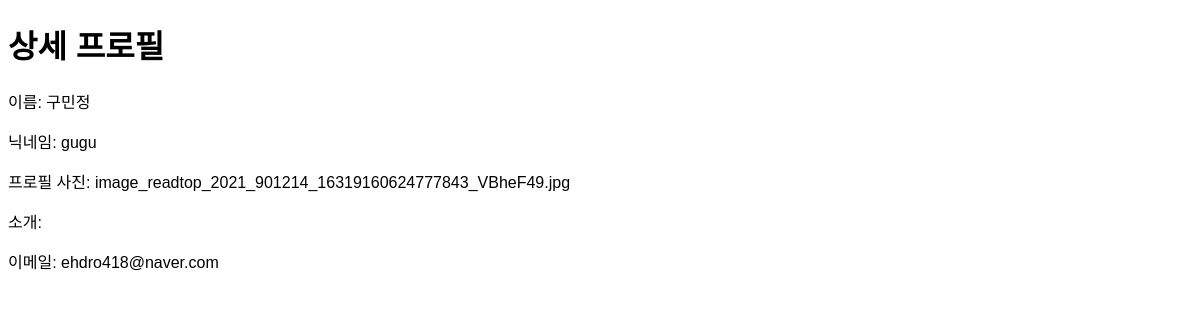
/profile-detail/ (signed in), run on the app's committed database.
### user/models.py (models this page shows, shortened)
class User(AbstractUser):
    name = models.CharField(_("Name of User"), blank=True, max_length=255)
    user_name = models.CharField(blank=True, max_length=255)
    profile_photo = models.ImageField(blank=True)
    bio = models.TextField(blank=True)
    email = models.CharField(blank=True, max_length=255)
    class Meta:
        db_table = "my_user"

### user/views.py (the view)
# urls.py: path('profile-detail/', views.profile_detail, name="profile-detail"),
@login_required
def profile_detail(request):
    user = request.user
    return render(request, 'user/profile_detail.html', {'user': user})

### templates/user/profile_detail.html (shortened to what this page needs)
{% extends 'user/base.html' %}'
{% block content %}
<h1>상세 프로필</h1>
<p>이름: {{ user.name }}</p>
<p>닉네임: {{ user.username }}</p>
<p>프로필 사진: {{ user.profile_photo }}</p>
<p>소개: {{ user.bio }}</p>
<p>이메일: {{ user.email }}</p>
{% endblock content %}

### static/css/user/main.css (style rules this page uses)
body { display: block; height: 100%; font-weight: 400; font-family: "Noto Sans KR", sans-serif; }

### data on the page
User: name "구민정", username "gugu", profile_photo "image_readtop_2021_901214_16319160624777843_VBheF49.jpg", email "ehdro418@naver.com"
